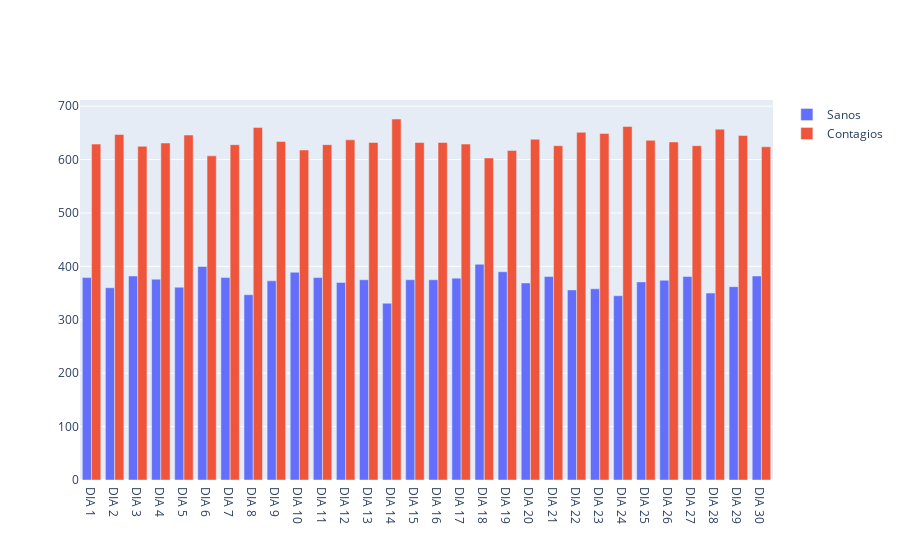

Write notebook code for a chart like this one.
### Markdown cell above
### Graficas de los resultados de contagios vs sanos.

### Code cell
import plotly.graph_objects as go
animals=list(contagios_por_dia.keys())

fig = go.Figure(data=[
    go.Bar(name='Sanos', x=animals, y=list(sanos_por_dia.values())),
    go.Bar(name='Contagios', x=animals, y=list(contagios_por_dia.values()))
])
# Change the bar mode
fig.update_layout(barmode='group')
fig.show()

### Figure 1 — Plotly figure (JSON) as saved in the notebook; plotly's stock layout.template omitted (floating-point values rounded to 4 significant figures)
{"data": [{"name": "Sanos", "x": ["DIA 1", "DIA 2", "DIA 3", "DIA 4", "DIA 5", "DIA 6", "DIA 7", "DIA 8", "DIA 9", "DIA 10", "DIA 11", "DIA 12", "DIA 13", "DIA 14", "DIA 15", "DIA 16", "DIA 17", "DIA 18", "DIA 19", "DIA 20", "DIA 21", "DIA 22", "DIA 23", "DIA 24", "DIA 25", "DIA 26", "DIA 27", "DIA 28", "DIA 29", "DIA 30"], "y": [379, 360, 382, 376, 361, 400, 379, 347, 373, 389, 379, 370, 375, 331, 375, 375, 378, 404, 390, 369, 381, 356, 358, 345, 371, 374, 381, 350, 362, 382], "type": "bar"}, {"name": "Contagios", "x": ["DIA 1", "DIA 2", "DIA 3", "DIA 4", "DIA 5", "DIA 6", "DIA 7", "DIA 8", "DIA 9", "DIA 10", "DIA 11", "DIA 12", "DIA 13", "DIA 14", "DIA 15", "DIA 16", "DIA 17", "DIA 18", "DIA 19", "DIA 20", "DIA 21", "DIA 22", "DIA 23", "DIA 24", "DIA 25", "DIA 26", "DIA 27", "DIA 28", "DIA 29", "DIA 30"], "y": [629, 647, 625, 631, 646, 607, 628, 660, 634, 618, 628, 637, 632, 676, 632, 632, 629, 603, 617, 638, 626, 651, 649, 662, 636, 633, 626, 657, 645, 624], "type": "bar"}], "layout": {"barmode": "group"}}
